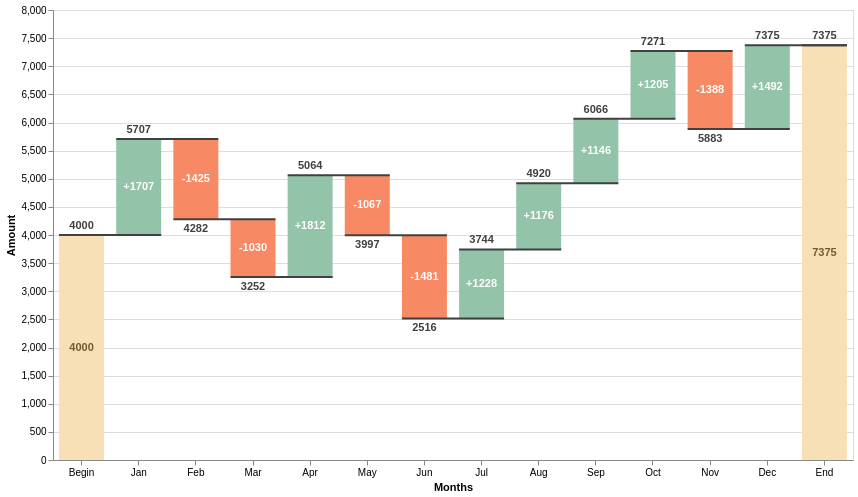

Write a Vega-Lite specification for this figure.
### Vega specification from a JSON file in a GitHub repository (floating-point values rounded to 4 significant figures)
{"$schema": "https://vega.github.io/schema/vega/v5.json", "autosize": "pad", "padding": 5, "width": 800, "height": 450, "style": "cell", "data": [{"name": "source_0", "values": [{"label": "Begin", "amount": 4000}, {"label": "Jan", "amount": 1707}, {"label": "Feb", "amount": -1425}, {"label": "Mar", "amount": -1030}, {"label": "Apr", "amount": 1812}, {"label": "May", "amount": -1067}, {"label": "Jun", "amount": -1481}, {"label": "Jul", "amount": 1228}, {"label": "Aug", "amount": 1176}, {"label": "Sep", "amount": 1146}, {"label": "Oct", "amount": 1205}, {"label": "Nov", "amount": -1388}, {"label": "Dec", "amount": 1492}, {"label": "End", "amount": 0}]}, {"name": "data_0", "source": "source_0", "transform": [{"type": "window", "params": [null], "as": ["sum"], "ops": ["sum"], "fields": ["amount"], "sort": {"field": [], "order": []}}, {"type": "window", "params": [null], "as": ["lead"], "ops": ["lead"], "fields": ["label"], "sort": {"field": [], "order": []}}, {"type": "formula", "expr": "datum.lead === null ? datum.label : datum.lead", "as": "lead"}, {"type": "formula", "expr": "datum.label === 'End' ? 0 : datum.sum - datum.amount", "as": "previous_sum"}, {"type": "formula", "expr": "datum.label === 'End' ? datum.sum : datum.amount", "as": "amount"}, {"type": "formula", "expr": "(datum.label !== 'Begin' && datum.label !== 'End' && datum.amount > 0 ? '+' : '') + datum.amount", "as": "text_amount"}, {"type": "formula", "expr": "(datum.sum + datum.previous_sum) / 2", "as": "center"}, {"type": "formula", "expr": "datum.sum < datum.previous_sum ? datum.sum : ''", "as": "sum_dec"}, {"type": "formula", "expr": "datum.sum > datum.previous_sum ? datum.sum : ''", "as": "sum_inc"}]}, {"name": "data_1", "source": "data_0", "transform": [{"type": "filter", "expr": "datum[\"previous_sum\"] !== null && !isNaN(datum[\"previous_sum\"])"}]}, {"name": "data_2", "source": "data_0", "transform": [{"type": "filter", "expr": "datum[\"sum\"] !== null && !isNaN(datum[\"sum\"])"}]}, {"name": "data_3", "source": "data_0", "transform": [{"type": "filter", "expr": "datum[\"sum_inc\"] !== null && !isNaN(datum[\"sum_inc\"])"}]}, {"name": "data_4", "source": "data_0", "transform": [{"type": "filter", "expr": "datum[\"sum_dec\"] !== null && !isNaN(datum[\"sum_dec\"])"}]}, {"name": "data_5", "source": "data_0", "transform": [{"type": "filter", "expr": "datum[\"center\"] !== null && !isNaN(datum[\"center\"])"}]}], "marks": [{"name": "layer_0_marks", "type": "rect", "style": ["bar"], "from": {"data": "data_1"}, "encode": {"update": {"fill": [{"test": "datum.label === 'Begin' || datum.label === 'End'", "value": "#f7e0b6"}, {"test": "datum.sum < datum.previous_sum", "value": "#f78a64"}, {"value": "#93c4aa"}], "tooltip": {"signal": "{\"Months\": ''+datum[\"label\"], \"Amount\": format(datum[\"previous_sum\"], \"\"), \"sum\": format(datum[\"sum\"], \"\")}"}, "xc": {"scale": "x", "field": "label", "band": 0.5}, "width": {"value": 45}, "y": {"scale": "y", "field": "previous_sum"}, "y2": {"scale": "y", "field": "sum"}}}}, {"name": "layer_1_marks", "type": "rule", "style": ["rule"], "from": {"data": "data_2"}, "encode": {"update": {"opacity": {"value": 1}, "strokeWidth": {"value": 2}, "stroke": {"value": "#404040"}, "tooltip": {"signal": "{\"Months\": ''+datum[\"label\"], \"lead\": ''+datum[\"lead\"], \"sum\": format(datum[\"sum\"], \"\")}"}, "x": {"scale": "x", "field": "label", "offset": -22.5, "band": 0.5}, "y": {"scale": "y", "field": "sum"}, "x2": {"scale": "x", "field": "lead", "offset": 22.5, "band": 0.5}}}}, {"name": "layer_2_marks", "type": "text", "style": ["text"], "from": {"data": "data_3"}, "encode": {"update": {"baseline": {"value": "bottom"}, "dy": {"value": -4}, "fill": {"value": "#404040"}, "tooltip": {"signal": "{\"Months\": ''+datum[\"label\"], \"sum_inc\": format(datum[\"sum_inc\"], \"\")}"}, "x": {"scale": "x", "field": "label", "band": 0.5}, "y": {"scale": "y", "field": "sum_inc"}, "text": {"signal": "''+datum[\"sum_inc\"]"}, "align": {"value": "center"}}}}, {"name": "layer_3_marks", "type": "text", "style": ["text"], "from": {"data": "data_4"}, "encode": {"update": {"baseline": {"value": "top"}, "dy": {"value": 4}, "fill": {"value": "#404040"}, "tooltip": {"signal": "{\"Months\": ''+datum[\"label\"], \"sum_dec\": format(datum[\"sum_dec\"], \"\")}"}, "x": {"scale": "x", "field": "label", "band": 0.5}, "y": {"scale": "y", "field": "sum_dec"}, "text": {"signal": "''+datum[\"sum_dec\"]"}, "align": {"value": "center"}}}}, {"name": "layer_4_marks", "type": "text", "style": ["text"], "from": {"data": "data_5"}, "encode": {"update": {"baseline": {"value": "middle"}, "fontWeight": {"value": "bold"}, "fill": [{"test": "datum.label === 'Begin' || datum.label === 'End'", "value": "#725a30"}, {"value": "white"}], "tooltip": {"signal": "{\"Months\": ''+datum[\"label\"], \"center\": format(datum[\"center\"], \"\"), \"text_amount\": ''+datum[\"text_amount\"]}"}, "x": {"scale": "x", "field": "label", "band": 0.5}, "y": {"scale": "y", "field": "center"}, "text": {"signal": "''+datum[\"text_amount\"]"}, "align": {"value": "center"}}}}], "scales": [{"name": "x", "type": "band", "domain": {"fields": [{"data": "data_1", "field": "label"}, {"data": "data_2", "field": "label"}, {"data": "data_2", "field": "lead"}, {"data": "data_3", "field": "label"}, {"data": "data_4", "field": "label"}, {"data": "data_5", "field": "label"}]}, "range": [0, {"signal": "width"}], "paddingInner": 0.1, "paddingOuter": 0.05}, {"name": "y", "type": "linear", "domain": {"fields": [{"data": "data_1", "field": "previous_sum"}, {"data": "data_1", "field": "sum"}, {"data": "data_2", "field": "sum"}, {"data": "data_3", "field": "sum_inc"}, {"data": "data_4", "field": "sum_dec"}, {"data": "data_5", "field": "center"}]}, "range": [{"signal": "height"}, 0], "nice": true, "zero": true}], "axes": [{"scale": "x", "orient": "bottom", "grid": false, "title": "Months", "labelAngle": 0, "labelAlign": "center", "labelBaseline": "top", "labelOverlap": true, "zindex": 1}, {"scale": "y", "orient": "left", "grid": false, "title": "Amount", "labelOverlap": true, "tickCount": {"signal": "ceil(height/40)"}, "zindex": 1}, {"scale": "y", "orient": "left", "gridScale": "x", "grid": true, "tickCount": {"signal": "ceil(height/40)"}, "domain": false, "labels": false, "maxExtent": 0, "minExtent": 0, "ticks": false, "zindex": 0}], "config": {"style": {"text": {"fontWeight": "bold"}}}}
